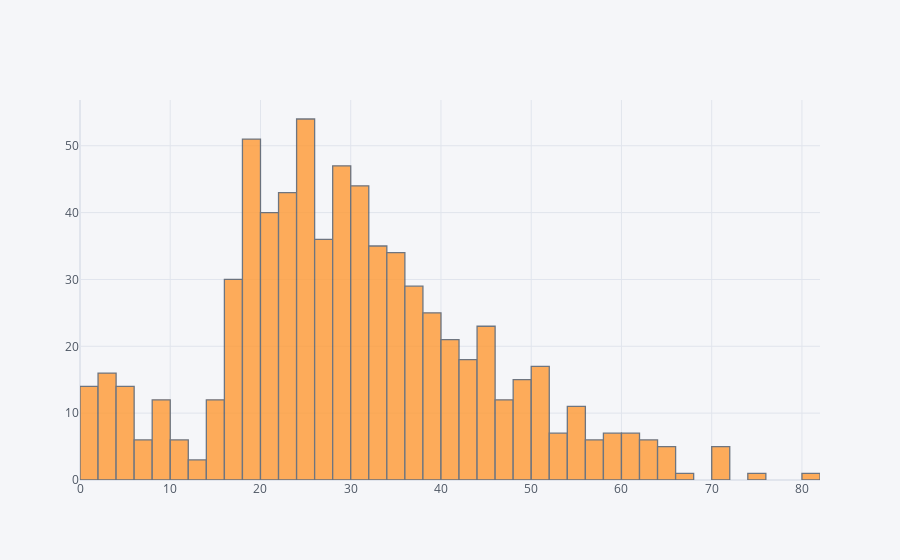

Source (notebook cell):
### Code cell
train['Age'].dropna().iplot(kind='hist', bins=50)

### Figure 1 — Plotly figure (JSON) as saved in the notebook; plotly's stock layout.template omitted (floating-point values rounded to 4 significant figures; data arrays with more than 128 entries replaced by an {"elided": "..."} marker saying what was removed)
{"data": [{"histfunc": "count", "histnorm": "", "marker": {"color": "rgba(255, 153, 51, 1.0)", "line": {"color": "#4D5663", "width": 1.3}}, "name": "Age", "nbinsx": 50, "opacity": 0.8, "orientation": "v", "type": "histogram", "x": {"elided": "714 float values"}}], "layout": {"barmode": "overlay", "legend": {"bgcolor": "#F5F6F9", "font": {"color": "#4D5663"}}, "paper_bgcolor": "#F5F6F9", "plot_bgcolor": "#F5F6F9", "title": {"font": {"color": "#4D5663"}}, "xaxis": {"gridcolor": "#E1E5ED", "showgrid": true, "tickfont": {"color": "#4D5663"}, "title": {"font": {"color": "#4D5663"}, "text": ""}, "zerolinecolor": "#E1E5ED"}, "yaxis": {"gridcolor": "#E1E5ED", "showgrid": true, "tickfont": {"color": "#4D5663"}, "title": {"font": {"color": "#4D5663"}, "text": ""}, "zerolinecolor": "#E1E5ED"}}}
